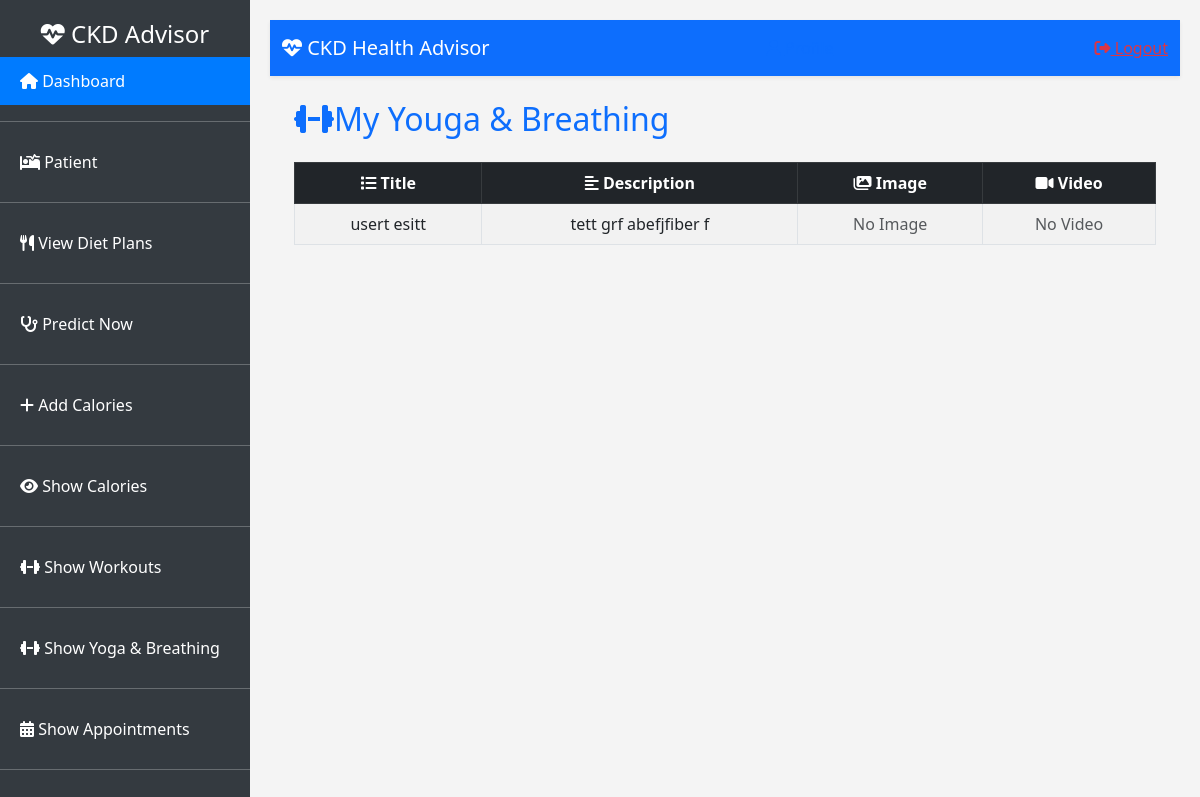
Page /patient/youga-breathing/ (signed in) on the committed database.
### patient/models.py (models this page shows, shortened)
class SoulStretch(models.Model):
    patient = models.ForeignKey(
        Patient,
        on_delete=models.CASCADE,
        related_name="soulstrech"
    )
    title = models.CharField(max_length=100)
    description = models.TextField()
    image = models.ImageField(
        upload_to="yoga_images/",
        blank=True,
        null=True
    )
    video = models.FileField(
        upload_to="yoga_videos/",
        blank=True,
        null=True
    )

### patient/views.py (the view)
# urls.py: path("youga-breathing/", YougaListView.as_view(), name="patient_youga"),
class YougaListView(LoginRequiredMixin, ListView):
    model = SoulStretch
    template_name = "patient/youga_breathings.html"
    context_object_name = "workouts"
    def get_queryset(self):
        return SoulStretch.objects.filter(patient__patient_info__user=self.request.user).order_by('-id')

### templates/patient/youga_breathings.html (shortened to what this page needs)
{% extends "patient/base.html" %}
{% block content %}
<div class="container mt-4">
    <h2 class="mb-4 text-primary"><i class="fas fa-dumbbell"></i>My Youga & Breathing</h2>
    {% if workouts %}
        <div class="table-responsive">
            <table class="table table-striped table-bordered text-center align-middle">
                <thead class="table-dark">
                    <tr>
                        <th><i class="fas fa-list"></i> Title</th>
                        <th><i class="fas fa-align-left"></i> Description</th>
                        <th><i class="fas fa-images"></i> Image</th>
                        <th><i class="fas fa-video"></i> Video</th>
                    </tr>
                </thead>
                <tbody>
                    {% for workout in workouts %}
                        <tr>
                            <td>{{ workout.title }}</td>
                            <td>{{ workout.description|truncatewords:20 }}</td>
                            <td>
                                {% if workout.image %}
                                    <img src="{{ workout.image.url }}" alt="Workout Image" class="img-thumbnail" width="80">
                                {% else %}
                                    <span class="text-muted">No Image</span>
                                {% endif %}
                            </td>
                            <td>
                                {% if workout.video %}
                                    <a href="{{ workout.video.url }}" class="btn btn-sm btn-info" target="_blank">
                                        <i class="fas fa-play"></i> Watch
                                    </a>
                                {% else %}
                                    <span class="text-muted">No Video</span>
                                {% endif %}
                            </td>
                        </tr>
                    {% endfor %}
                </tbody>
            </table>
        </div>
    {% else %}
        <p class="text-muted text-center"><i class="fas fa-info-circle"></i> No Data found.</p>
    {% endif %}
</div>
{% endblock %}

### templates/patient/base.html (style rules this page uses)
body { background: #f4f4f4; display: flex; }

### rows in the picture
SoulStretch: title "usert esitt", description "tett grf abefjfiber f", image "No Image", video "No Video"
